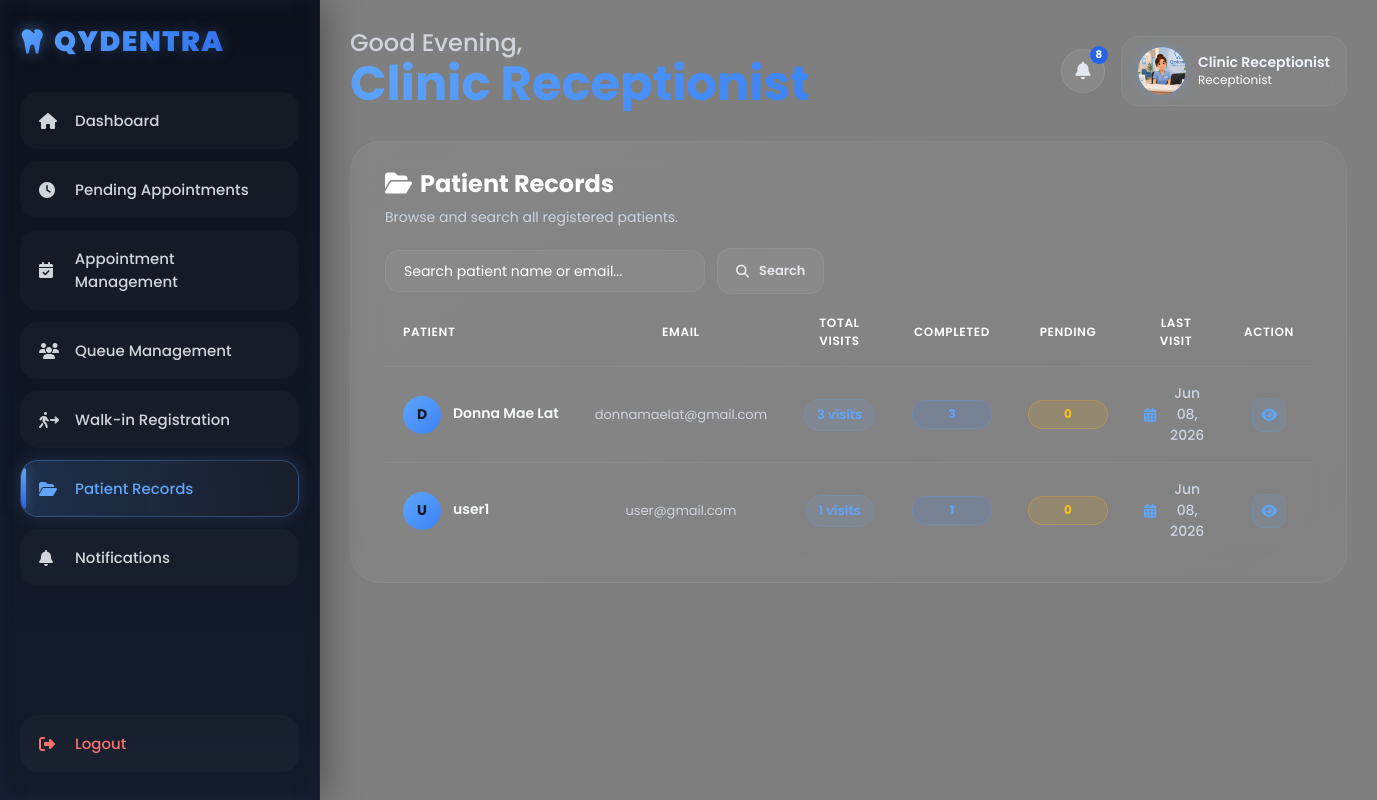
The page /receptionist/patient_records.php (signed in) on the database its author committed.
### tables this page shows
CREATE TABLE `patients` (
  `patient_id` varchar(10) NOT NULL,
  `full_name` varchar(100) NOT NULL,
  `email` varchar(100) NOT NULL,
  `password` varchar(255) NOT NULL,
  `role` varchar(50) DEFAULT 'patient',
  `profile_photo` text DEFAULT NULL,
  `status` enum('active','inactive') NOT NULL DEFAULT 'active',
  `phone_number` varchar(20) DEFAULT NULL,
  `created_at` timestamp NOT NULL DEFAULT current_timestamp(),
  `medical_history` text DEFAULT NULL,
  `odontogram_data` text DEFAULT NULL,
  PRIMARY KEY (`patient_id`),
  UNIQUE KEY `email` (`email`)
);

### receptionist/patient_records.php (the view, shortened to what this page needs)
<?php
include("../includes/auth_check.php");
$search = isset($_GET['search']) ? mysqli_real_escape_string($conn, trim($_GET['search'])) : '';
$whereSearch = "";
$patients = mysqli_query($conn,"
SELECT u.*,
    COUNT(a.appointment_id) AS total_appointments,
    SUM(CASE WHEN a.status='Completed' THEN 1 ELSE 0 END) AS completed,
    SUM(CASE WHEN a.status='Pending' THEN 1 ELSE 0 END) AS pending,
    MAX(a.appointment_date) AS last_visit
FROM patients u
LEFT JOIN appointments a ON a.patient_id = u.patient_id
WHERE u.role='patient'
$whereSearch
GROUP BY u.patient_id
ORDER BY u.full_name ASC
");
?>
<?php include("../includes/receptionist_header.php"); ?>
<body>
<?php include("../includes/receptionist_sidebar.php"); ?>
<div class="main">
<?php include("../includes/receptionist_topbar.php"); ?>
<div class="table-container hover-glow">
<div class="table-header">
<div>
<h2><i class="fa-solid fa-folder-open" style="color:#ffffff; margin-right:8px;"></i>Patient Records</h2>
<p>Browse and search all registered patients.</p>
</div>
</div>
<div class="appointments-toolbar" style="margin-bottom:0;padding:0 0 20px 0;">
<form method="GET" action="patient_records.php" style="display:flex;gap:12px;align-items:center;flex-wrap:wrap;">
<input type="text" name="search"
value="<?php echo htmlspecialchars($search); ?>"
placeholder="Search patient name or email..."
class="search-box" style="width:320px;">
<button type="submit" class="table-btn">
<i class="fa-solid fa-magnifying-glass"></i> Search
</button>
</form>
</div>
<table>
<thead>
<tr>
    <th>Patient</th>
    <th>Email</th>
    <th>Total Visits</th>
    <th>Completed</th>
    <th>Pending</th>
    <th>Last Visit</th>
    <th>Action</th>
</tr>
</thead>
<tbody>
<?php if(mysqli_num_rows($patients) > 0): ?>
<?php while($row = mysqli_fetch_assoc($patients)): ?>
<tr>
<td>
<div class="patient-cell">
<div class="patient-avatar">
<?php echo strtoupper(substr($row['full_name'],0,1)); ?>
</div>
<div class="patient-info">
<h4><?php echo htmlspecialchars($row['full_name']); ?></h4>
</div>
</div>
</td>
<td class="email-cell"><?php echo htmlspecialchars($row['email']); ?></td>
<td>
<div class="visits-count"><?php echo $row['total_appointments']; ?> visits</div>
</td>
<td>
<div class="status-pill completed"><?php echo $row['completed']; ?></div>
</td>
<td>
<div class="status-pill pending"><?php echo $row['pending']; ?></div>
</td>
<td>
<div class="table-date">
<i class="fa-solid fa-calendar-days"></i>
<?php echo $row['last_visit'] ? date("M d, Y", strtotime($row['last_visit'])) : 'No visits'; ?>
</div>
</td>
<td>
<button class="action-btn-sm edit"
onclick="openPatientModal_js(
    '<?php echo addslashes($row['full_name']); ?>',
    '<?php echo addslashes($row['email']); ?>',
    '<?php echo addslashes($row['patient_id']); ?>',
    <?php echo (int)$row['total_appointments']; ?>,
    <?php echo (int)$row['completed']; ?>,
    <?php echo (int)$row['pending']; ?>
)">
<i class="fa-solid fa-eye"></i>
</button>
</td>
</tr>
<?php endwhile; ?>
<?php else: ?>
<tr>
<td colspan="7" style="text-align:center;padding:30px;">No patients found.</td>
</tr>
<?php endif; ?>
</tbody>
</table>
</div>
</div>
</body>
</html>

### assets/css/dashboard.css (style rules this page uses)
* { margin:0; padding:0; box-sizing:border-box; font-family:'Poppins',sans-serif; }
body { background: linear-gradient(rgba(0, 0, 0, 0.5), rgba(0, 0, 0, 0.5)), url('../img/clinic_backgroun.png'); background-size:cover; background-position:center; background-attachment:fixed; min-height:100vh; display:flex; color:white; overflow-x:hidden; }
.main { margin-left:320px; padding:30px; width:100%; }
.appointments-toolbar { display:flex; justify-content:space-between; align-items:center; gap:20px; margin-bottom:16px; }
.search-box { width:320px; height:42px; padding:0 18px; border-radius:14px; border:1px solid rgba(255,255,255,0.06); background:rgba(255,255,255,0.04); color:white; font-size:14px; outline:none; box-sizing:border-box; transition:0.3s ease; }
.search-box::placeholder { color:#ffffff; }
.table-container { padding:24px 34px; border-radius:30px; background: linear-gradient( 145deg, rgba(255,255,255,0.05), rgba(255,255,255,0.025) ); border:1px solid rgba(255,255,255,0.05); backdrop-filter:blur(16px); margin-top:0px; width:100%; overflow-x:auto; overflow-y:visible; max-width:100%; }
.table-container table { min-width: 100%; white-space: normal; }
.table-header { display:flex; justify-content:space-between; align-items:center; margin-bottom:20px; }
.table-header div { display:flex; flex-direction:column; gap:6px; }
.table-header h2 { font-size:24px; font-weight:700; margin:0; }
.table-header p { font-size:14px; color:#ffffff; line-height:1.5; margin:0; }
.table-btn { display:inline-flex; align-items:center; justify-content:center; gap:10px; padding:12px 18px; border-radius:14px; background:rgba(255,255,255,0.05); border:1px solid rgba(255,255,255,0.06); color:#e5e7eb; font-size:13px; font-weight:600; cursor:pointer; text-decoration:none; white-space:nowrap; transition:0.3s ease; }
.table-btn i { font-size:13px; color:inherit; }
table { width:100%; border-collapse:separate; border-spacing:0; table-layout:auto; }
table th, table td { width:auto; }
table th { padding:0 20px 18px; font-size:12px; font-weight:600; letter-spacing:0.6px; text-transform:uppercase; color:#ffffff; vertical-align:middle; }
table td { padding:24px 20px; font-size:14px; vertical-align:middle; border-top:1px solid rgba(255,255,255,0.05); }
table th:nth-child(1) { text-align:center; }
table td:nth-child(1) { text-align:left; }
table th:nth-child(2), table td:nth-child(2), table th:nth-child(3), table td:nth-child(3), table th:nth-child(4), table td:nth-child(4), table th:nth-child(5), table td:nth-child(5) { text-align:center; }
table tr { transition:0.3s ease; }
.table-date { display:flex; align-items:center; justify-content:center; gap:10px; color:#d1d5db; font-weight:500; }
.table-date i { color:#60A5FA; font-size:14px; }
.status-pill { display:inline-flex; align-items:center; justify-content:center; gap:8px; padding:6px 14px; border-radius:999px; font-size:12px; font-weight:700; white-space:nowrap; min-width:90px; width:auto; height:auto; line-height:1.4; }
.status-pill.completed { background:rgba(59,130,246,0.15); border:1px solid rgba(96,165,250,0.25); color:#60a5fa; }
.status-pill.pending { background:rgba(245,158,11,0.15); border:1px solid rgba(251,191,36,0.25); color:#fbbf24; }
table th:last-child, table td:last-child { text-align:center; vertical-align:middle; }
.appointments-toolbar { display: flex; justify-content: space-between; align-items: flex-start; gap: 16px; flex-wrap: wrap; margin-bottom: 16px; width: 100%; }

### rows shown on the page
patients: full_name "D", full_name "Donna Mae Lat", email "donnamaelat@gmail.com", total_appointments "3", completed "3", pending "0", last_visit "Jun 08, 2026"
patients: full_name "U", full_name "user1", email "user@gmail.com", total_appointments "1", completed "1", pending "0", last_visit "Jun 08, 2026"

### other values the page prints
$greeting "Good Evening"
$name "Clinic Receptionist"
$topbar_unread "8"
